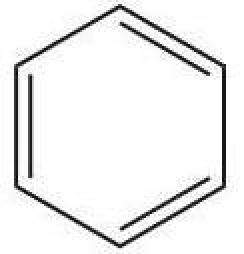
#> input picture opencv/chemistry/tools/benzene3.jpg, 122 x 127 px (shown 2 times larger)
$ python tools.py
#> lines starting #> are read from the running program, lines starting #| are printed output that depends on the picture; after the words box and inside, x2 and y2 are one past the last pixel; in counts of white or black regions, pixels touching at a corner belong together
#__author__ = 'James'
#-*-coding:utf-8-*-

import cv2
import numpy as np

def erode(path, new_path=None, generate=False):

    img = cv2.imread(path)
    gray = cv2.cvtColor(img, cv2.COLOR_BGR2GRAY)
    img = thresholding_inv(gray)

    kernel = np.ones((5,5), np.uint8)
    erosion = cv2.erode(img, kernel, iterations = 1)

    if generate and new_path:    cv2.imwrite(new_path, erosion)
    else:   return erosion

# 二值图转换并做中值模糊
def thresholding_inv(gray):
    #由于轮廓检测算法需要从黑色的背景中搜索白色的轮廓，所有此处的 threshold 最后一项参数为 cv.CV_THRESH_BINARY_INV ，即反转黑白色。
    ret, bin = cv2.threshold(gray, 127, 255, cv2.THRESH_BINARY_INV)
    # 自适应阈值
    # bin = cv2.adaptiveThreshold(gray, 255, cv2.ADAPTIVE_THRESH_MEAN_C, cv2.THRESH_BINARY_INV, 3, 2)
    # bin = cv2.adaptiveThreshold(gray, 255, cv2.ADAPTIVE_THRESH_GAUSSIAN_C, cv2.THRESH_BINARY_INV, 3, 2)
    bin = cv2.medianBlur(bin, 3)

    return bin

if __name__=='__main__':
    img = cv2.imread('benzene3.jpg')
#> img is the input picture: shape (127, 122, 3); min 0, max 255, mean 238.1
    gray = cv2.cvtColor(img, cv2.COLOR_BGR2GRAY)
    ret, bin = cv2.threshold(gray, 127, 255, cv2.THRESH_BINARY_INV)
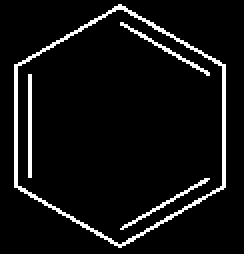
#> bin: shape (127, 122) (shown 2 times larger); 6.4% white in thin lines or dots, all inside (x1, y1, x2, y2) = (7, 2, 113, 124)
    bin = cv2.resize(bin, (50,50))
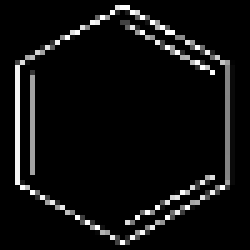
#> bin: shape (50, 50) (shown 5 times larger); min 0, max 255, mean 15.4
    cv2.imwrite('benzene4.jpg', bin)

$ run again, with opencv/chemistry/tools/chemistry1.jpg copied over opencv/chemistry/tools/benzene3.jpg
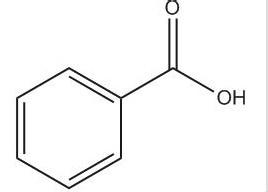
#> input picture opencv/chemistry/tools/chemistry1.jpg, 268 x 192 px
#> img is the input picture: shape (192, 268, 3); min 0, max 255, mean 246.8
#> `ret, bin = cv2.threshold(gray, 127, 255, cv2.THRESH_BINARY_INV)`:
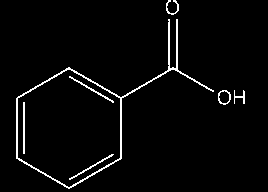
#> bin: shape (192, 268); 3.1% white in thin lines or dots, all inside (x1, y1, x2, y2) = (16, 0, 245, 189)
#> `bin = cv2.resize(bin, (50,50))`:
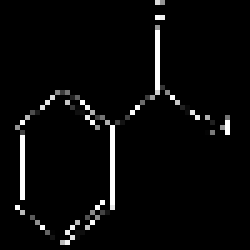
#> bin: shape (50, 50) (shown 5 times larger); min 0, max 255, mean 9.2
